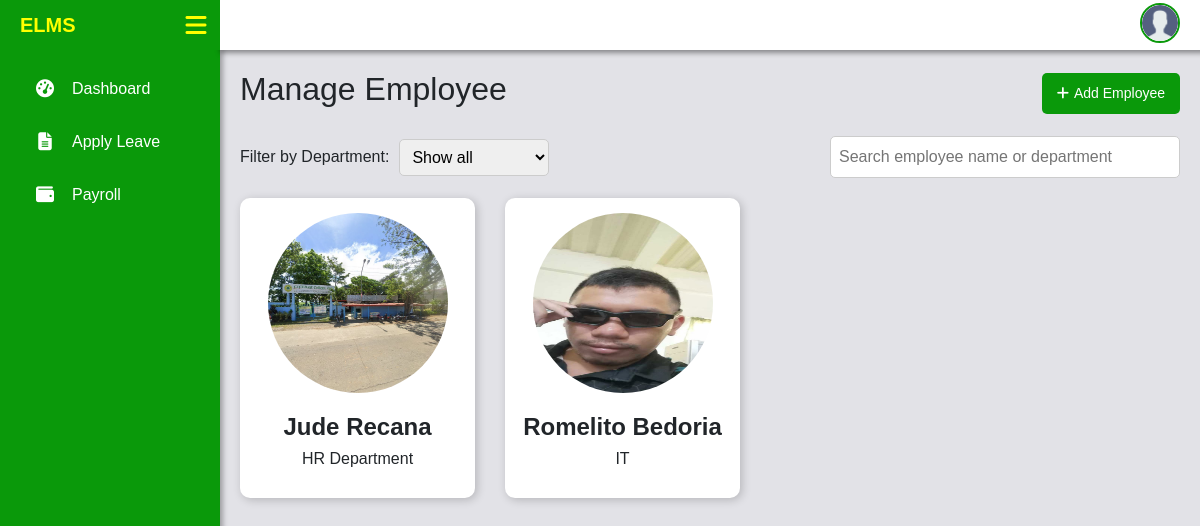
Page /admin/manage_employees.php on the earlier database version.
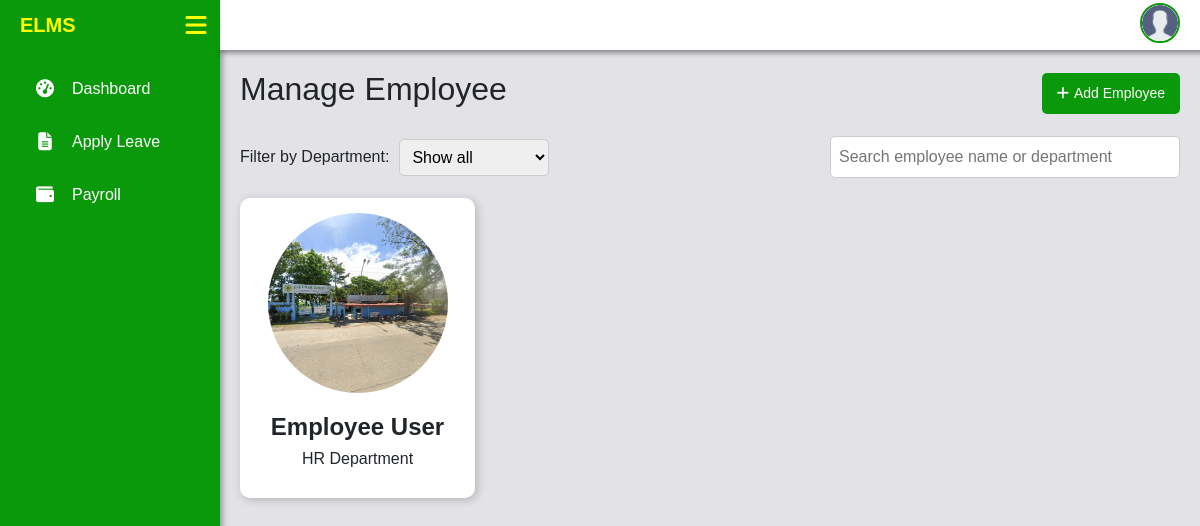
Same page on the later database version.
### tables this page shows
CREATE TABLE `users` (
  `user_id` int(11) NOT NULL,
  `first_name` varchar(50) NOT NULL,
  `middle_name` varchar(50) DEFAULT NULL,
  `last_name` varchar(50) NOT NULL,
  `email` varchar(100) NOT NULL,
  `password` varchar(255) NOT NULL,
  `role` enum('Admin','Employee') NOT NULL,
  `gender` enum('Male','Female') NOT NULL,
  `phone` varchar(20) DEFAULT NULL,
  `address` text DEFAULT NULL,
  `birthdate` date DEFAULT NULL,
  `employment_start_date` date DEFAULT NULL,
  `employment_end_date` date DEFAULT NULL,
  `department_id` int(11) DEFAULT NULL,
  `created_at` timestamp NOT NULL DEFAULT current_timestamp(),
  `profile_picture` varchar(255) DEFAULT NULL,
  `employee_type` varchar(50) NOT NULL,
  `salary` decimal(10,2) NOT NULL DEFAULT 0.00,
  `leave_balance` int(11) NOT NULL DEFAULT 0,
  `reset_token` varchar(64) DEFAULT NULL,
  `token_expiry` datetime DEFAULT NULL
);

CREATE TABLE `departments` (
  `id` int(11) NOT NULL,
  `department_name` varchar(100) NOT NULL,
  `department_description` text DEFAULT NULL,
  `created_at` timestamp NOT NULL DEFAULT current_timestamp()
);

### admin/manage_employees.php (the view, shortened to what this page needs)
<?php
    include '../includes/navbar.php';
    $stmt = $pdo->prepare("SELECT id, department_name FROM departments ORDER BY department_name ASC");
    $stmt->execute();
    $departments = $stmt->fetchAll(PDO::FETCH_ASSOC);
    $stmt = $pdo->prepare("SELECT user_id, first_name, last_name, department_id, profile_picture FROM users WHERE role = 'Employee'");
    $stmt->execute();
    $employees = $stmt->fetchAll(PDO::FETCH_ASSOC);
?>
<!DOCTYPE html>
<html lang="en">
<head>
    <link rel="stylesheet" href="https://cdnjs.cloudflare.com/ajax/libs/font-awesome/6.4.2/css/all.min.css">
    <link href="https://cdn.jsdelivr.net/npm/bootstrap@5.3.0/dist/css/bootstrap.min.css" rel="stylesheet">
</head>
<body>
    <div class="content" id="content">
        <div class="top-bar">
            <h2>Manage Employee</h2>
            <button type="button" class="btn add-employee-btn" data-bs-toggle="modal" data-bs-target="#employeeModal">
                <i class="fas fa-plus"></i> Add Employee
            </button>
        </div>
        <div class="filter-section">
            <div class="filter-group">
                <label for="departmentFilter">Filter by Department:</label>
                <select id="departmentFilter">
                    <option value="all">Show all</option>
                </select>
            </div>
            <input type="text" id="searchEmployee" class="search-employee" placeholder="Search employee name or department">
        </div>
        <div class="employee-container" id="employeeList">
            <?php foreach ($employees as $emp) : ?>
                <div class="employee-card" data-department="<?= $emp['department_id'] ?>">
                    <div class="image-container">
                        <img src="../files/images/<?= !empty($emp['profile_picture']) ? htmlspecialchars($emp['profile_picture']) : 'default.png'; ?>" alt="Employee">
                    </div>
                    <h2><?= htmlspecialchars($emp['first_name'] . ' ' . $emp['last_name']) ?></h2>
                    <p>
                        <?php
                            $deptName = "No Department";
                            foreach ($departments as $dept) {
                                if ($dept['id'] == $emp['department_id']) {
                                    $deptName = $dept['department_name'];
                                    break;
                                }
                            }
                            echo htmlspecialchars($deptName);
                        ?>
                    </p>
                </div>
            <?php endforeach; ?>
        </div>
    </div>
</body>
</html>

Differences in the rows shown:
removed users: profile_picture (picture), first_name+last_name "Romelito Bedoria", department.department_name "IT"
changed users "HR Department": first_name+last_name "Jude Recana" → "Employee User"
